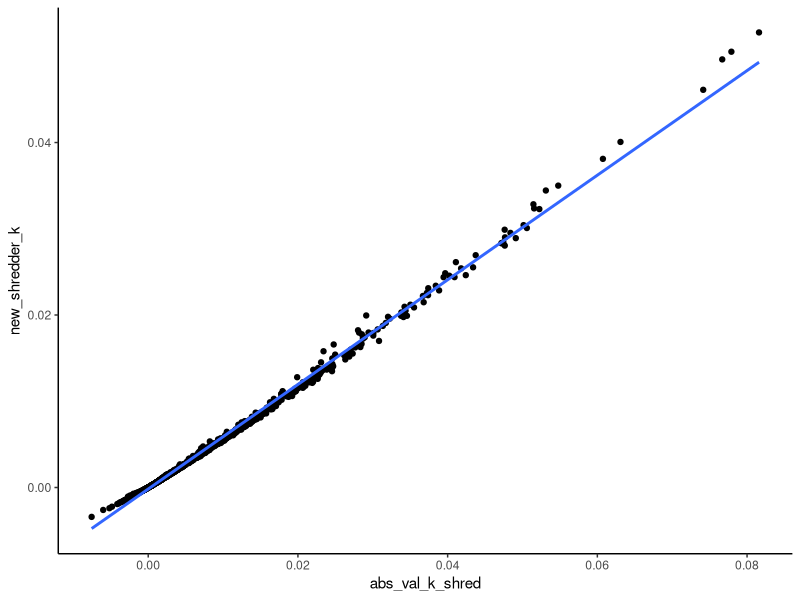

This figure's R source:
## ---- chunk 1
library(plyr)
library(dplyr)
library(lubridate)
library(ggplot2)
## ---- chunk 2
handling_loss_data <- read.csv("handling_loss_SI_03Dec2020.csv")

handling_loss_data$mass_lost_g <- ((handling_loss_data$DM_start_g)-(handling_loss_data$DM_end_g))
handling_loss_data$percent_mass_lost <- (100*(handling_loss_data$mass_lost_g/handling_loss_data$DM_start_g)) 
handling_loss_data$prop_sample_afdm <- (1-(handling_loss_data$ash_g/handling_loss_data$subsample_g))
handling_loss_data$afdm <- (handling_loss_data$prop_sample_afdm*handling_loss_data$DM_end_g)

handling_loss_data_rhodo <- handling_loss_data[which(handling_loss_data$rhodo_acer=="R"),] 
handling_loss_data_acer <- handling_loss_data[which(handling_loss_data$rhodo_acer=="A"),]

avg_handling_loss_rhodo_g <- mean(handling_loss_data_rhodo$mass_lost_g)
avg_handling_loss_acer_g <- mean(handling_loss_data_acer$mass_lost_g)

corr_factor_rhodo_afdm_start <- mean(handling_loss_data_rhodo$prop_sample_afdm)
corr_factor_acer_afdm_start <- mean(handling_loss_data_acer$prop_sample_afdm)
## ---- chunk 3
coarse_mesh_data_yr1 <- read.csv("coarse_SI_YR1_4Mar23.csv")
coarse_mesh_data_yr1 <- coarse_mesh_data_yr1 %>% mutate(date_dep=mdy(date_dep))
coarse_mesh_data_yr1 <- coarse_mesh_data_yr1 %>% mutate(date_coll=mdy(date_coll))

coarse_mesh_data_yr1 <- coarse_mesh_data_yr1 %>% mutate(unique.id=paste(bag_ID, rhodo_acer, date_dep, date_coll, stream, sep="/"))
coarse_holes <- coarse_mesh_data_yr1 %>% filter(hole=="hole")

#corrections based on Handling Loss
coarse_mesh_data_yr1$DM_start_handloss_g <- with(coarse_mesh_data_yr1, ifelse(rhodo_acer %in% "R",(DM_start_g-avg_handling_loss_rhodo_g), DM_start_g-avg_handling_loss_acer_g))

coarse_mesh_data_yr1$afdm_start <- with(coarse_mesh_data_yr1, ifelse(rhodo_acer %in% "R",(DM_start_handloss_g*corr_factor_rhodo_afdm_start), DM_start_handloss_g*corr_factor_acer_afdm_start))

#Get %AFDM remaining - first have to get the proportion of the sample that was AFDM, then apply this to the final dry mass, then divide this by the starting AFDM and multiply by 100
coarse_mesh_data_yr1$prop_sample_afdm <- 1-((coarse_mesh_data_yr1$tin_ash_g-coarse_mesh_data_yr1$tin_g)/(coarse_mesh_data_yr1$tin_DM_g-coarse_mesh_data_yr1$tin_g))

coarse_mesh_data_yr1$afdm_final <- coarse_mesh_data_yr1$prop_sample_afdm*coarse_mesh_data_yr1$DM_end_g

coarse_mesh_data_yr1$percent_afdm_rem_C <- 100*(coarse_mesh_data_yr1$afdm_final/coarse_mesh_data_yr1$afdm_start)

coarse_mesh_data_yr1$bag_n <- substring(coarse_mesh_data_yr1$bag_ID,2,5) #this is so I can merge coarse and fine by bag #

#remove bags with holes from the df
coarse_mesh_data_yr1 <- coarse_mesh_data_yr1[!(coarse_mesh_data_yr1$hole=="hole"),]
#1152 -> 1138 -- 8  more bags with holes removed based on final QC

#remove bags that were collected in the wrong month. These have a QC flag -- "QC" in the QC column
coarse_mesh_data_yr1 <- coarse_mesh_data_yr1[!(coarse_mesh_data_yr1$QC=="QC"),]
#1138->1130 as expected

## ---- chunk 4

fine_mesh_data_yr1 <- read.csv("fine_SI_YR1_4Mar23.csv")

fine_mesh_data_yr1 <- fine_mesh_data_yr1 %>% mutate(date_dep=mdy(date_dep))
fine_mesh_data_yr1 <- fine_mesh_data_yr1 %>% mutate(date_coll=mdy(date_coll))

fine_mesh_data_yr1 <- fine_mesh_data_yr1 %>% mutate(unique.id=paste(bag_ID, rhodo_acer, date_dep, date_coll, stream, sep="/"))
fine_holes <- fine_mesh_data_yr1 %>% filter(hole=="hole")

fine_mesh_data_yr1$afdm_start <- with(fine_mesh_data_yr1, ifelse(rhodo_acer %in% "R",(DM_start_g*corr_factor_rhodo_afdm_start), DM_start_g*corr_factor_acer_afdm_start))

#Get %AFDM remaining - first have to get final AFDM which for fine mesh is just the final dry mass minus the ash (this is because there is no subsampling for fine mesh because we are able to put the whole sample in the tin and ash it). Then, we get the percent AFDM remaining by dividing the final AFDM by the starting AFDM and multiplying by 100
fine_mesh_data_yr1$afdm_final <- (fine_mesh_data_yr1$tin_DM_g-fine_mesh_data_yr1$tin_ash_g)

fine_mesh_data_yr1$percent_afdm_rem_F <- 100*(fine_mesh_data_yr1$afdm_final/fine_mesh_data_yr1$afdm_start)

fine_mesh_data_yr1$bag_n <- substring(fine_mesh_data_yr1$bag_ID,2,5) #this is so I can merge coarse and fine by bag #

#remove bags with holes from the df
fine_mesh_data_yr1 <- fine_mesh_data_yr1[!(fine_mesh_data_yr1$hole=="hole"),]
#1152 -> 1139 -- 3 additional bags removed based on final QC

#remove bags collected in the wrong month
fine_mesh_data_yr1 <- fine_mesh_data_yr1[!(fine_mesh_data_yr1$QC=="QC"),]
#1139 -> 1131 as expected

## ---- chunk 5

coarse_mesh_data_yr1_sub <- coarse_mesh_data_yr1[, c("bag_n", "rhodo_acer", "date_dep", "date_coll", "stream", "percent_afdm_rem_C")]

fine_mesh_data_yr1_sub <- fine_mesh_data_yr1[, c("bag_n", "rhodo_acer", "date_dep", "date_coll", "stream", "percent_afdm_rem_F")]

coarse_fine_data_yr1_all<-full_join(coarse_mesh_data_yr1_sub,fine_mesh_data_yr1_sub,
                                           by=c("bag_n","rhodo_acer", "date_dep", "date_coll", "stream"))


coarse_fine_data_yr1_all <- coarse_fine_data_yr1_all[order(coarse_fine_data_yr1_all[,3]),] 

## ---- chunk 6

coarse_mesh_data_yr1_sub.check <- coarse_mesh_data_yr1_sub %>% mutate(unique.id=paste(bag_n, rhodo_acer, date_dep, date_coll, stream, sep="/"))
fine_mesh_data_yr1_sub.check <- fine_mesh_data_yr1_sub %>% mutate(unique.id=paste(bag_n, rhodo_acer, date_dep, date_coll, stream, sep="/"))

coarse.unique.1 <- coarse_mesh_data_yr1_sub.check$unique.id
fine.unique.1 <- fine_mesh_data_yr1_sub.check$unique.id

setdiff(coarse.unique.1, fine.unique.1)
setdiff(fine.unique.1, coarse.unique.1)

#comparing these lists to the "holes" dataframes, we can see that the only ones removed from the final joined df are 2 bag numbers for which both coarse and fine had holes, plus the 8 bags in both coarse and fine that were deployed in the wrong year and removed. 1152-2-8=1142, so the joined df has the correct number of observations!

## ---- chunk 7

coarse_fine_data_yr1_all$percent_afdm_rem_C<-as.character(coarse_fine_data_yr1_all$percent_afdm_rem_C)
coarse_fine_data_yr1_all$percent_afdm_rem_C<-as.numeric(coarse_fine_data_yr1_all$percent_afdm_rem_C)
coarse_fine_data_yr1_all$ln_percent_afdm_rem_C<-log(coarse_fine_data_yr1_all$percent_afdm_rem_C)

coarse_fine_data_yr1_all$percent_afdm_rem_F<-as.character(coarse_fine_data_yr1_all$percent_afdm_rem_F)
coarse_fine_data_yr1_all$percent_afdm_rem_F<-as.numeric(coarse_fine_data_yr1_all$percent_afdm_rem_F)
coarse_fine_data_yr1_all$ln_percent_afdm_rem_F<-log(coarse_fine_data_yr1_all$percent_afdm_rem_F)

coarse_fine_data_yr1_all$days_in_record<-as.numeric(coarse_fine_data_yr1_all$date_coll-coarse_fine_data_yr1_all$date_dep)
coarse_fine_data_yr1_all$ln_percent_afdm_start <- log(100)

#for some reason, I have to change everything to a character first and then to numeric for the k calculations...
coarse_fine_data_yr1_all$k_coarse<-as.character(((coarse_fine_data_yr1_all$ln_percent_afdm_start)-(coarse_fine_data_yr1_all$ln_percent_afdm_rem_C))/(0-coarse_fine_data_yr1_all$days_in_record))

coarse_fine_data_yr1_all$k_coarse<-as.numeric(((coarse_fine_data_yr1_all$ln_percent_afdm_start)-(coarse_fine_data_yr1_all$ln_percent_afdm_rem_C))/(0-coarse_fine_data_yr1_all$days_in_record))

coarse_fine_data_yr1_all$k_fine<-as.character(((coarse_fine_data_yr1_all$ln_percent_afdm_start)-(coarse_fine_data_yr1_all$ln_percent_afdm_rem_F))/(0-coarse_fine_data_yr1_all$days_in_record))

coarse_fine_data_yr1_all$k_fine<-as.numeric(((coarse_fine_data_yr1_all$ln_percent_afdm_start)-(coarse_fine_data_yr1_all$ln_percent_afdm_rem_F))/(0-coarse_fine_data_yr1_all$days_in_record))

coarse_fine_data_yr1_all$abs_val_k_coarse<-as.character(abs(((coarse_fine_data_yr1_all$ln_percent_afdm_start)-(coarse_fine_data_yr1_all$ln_percent_afdm_rem_C))/(0-coarse_fine_data_yr1_all$days_in_record)))

coarse_fine_data_yr1_all$abs_val_k_fine<-as.character(abs(((coarse_fine_data_yr1_all$ln_percent_afdm_start)-(coarse_fine_data_yr1_all$ln_percent_afdm_rem_F))/(0-coarse_fine_data_yr1_all$days_in_record)))

coarse_fine_data_yr1_all$abs_val_k_coarse<-as.numeric(abs(((coarse_fine_data_yr1_all$ln_percent_afdm_start)-(coarse_fine_data_yr1_all$ln_percent_afdm_rem_C))/(0-coarse_fine_data_yr1_all$days_in_record)))

coarse_fine_data_yr1_all$abs_val_k_fine<-as.numeric(abs(((coarse_fine_data_yr1_all$ln_percent_afdm_start)-(coarse_fine_data_yr1_all$ln_percent_afdm_rem_F))/(0-coarse_fine_data_yr1_all$days_in_record)))

## ---- chunk 8

#first, check what you are removing with this filter:
gains_c <- coarse_fine_data_yr1_all %>% filter(k_coarse>0) #coarse "gains" = 1

gains_f <- coarse_fine_data_yr1_all %>% filter(k_fine>0) #fine "gains" = 0

#remove the one coarse gain

coarse_fine_data_yr1_all$k_coarse <- as.character(coarse_fine_data_yr1_all$k_coarse)
coarse_fine_data_yr1_all$k_coarse <- if_else(coarse_fine_data_yr1_all$k_coarse=="0.0238228361867918", NA, coarse_fine_data_yr1_all$k_coarse)
coarse_fine_data_yr1_all$k_coarse <- as.numeric(coarse_fine_data_yr1_all$k_coarse)

## ---- chunk 9

coarse_fine_data_yr1_all$abs_val_k_shred<-as.numeric(coarse_fine_data_yr1_all$abs_val_k_coarse-coarse_fine_data_yr1_all$abs_val_k_fine)

## ---- chunk 10

coarse_fine_data_yr1_all$new_shredder_k <- (coarse_fine_data_yr1_all$abs_val_k_coarse - ((coarse_fine_data_yr1_all$abs_val_k_fine-coarse_fine_data_yr1_all$abs_val_k_coarse)/(log(coarse_fine_data_yr1_all$abs_val_k_fine)-log(coarse_fine_data_yr1_all$abs_val_k_coarse))))

## ---- chunk 11

plot.compare.shredder.k.yr1 <- ggplot(coarse_fine_data_yr1_all, aes(x=abs_val_k_shred, y=new_shredder_k)) + theme_classic() + geom_point() +
  geom_smooth(method="lm")
plot.compare.shredder.k.yr1

model.compare.shredder.k.yr1 <- lm(new_shredder_k~abs_val_k_shred, data=coarse_fine_data_yr1_all)
summary(model.compare.shredder.k.yr1)
#slope = 0.6065, R^2 = 0.9964

## ---- chunk 12

write.csv(coarse_fine_data_yr1_all, "litter_breakdown_coarse_fine_yr1_all.3Oct23.csv")

